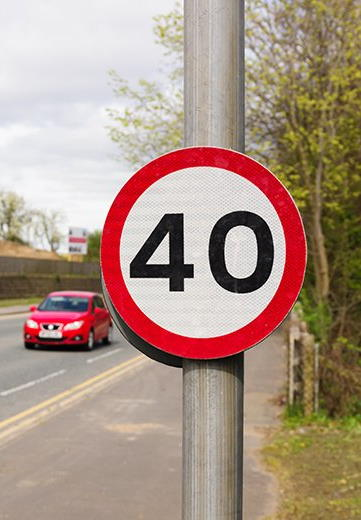
#> input picture cv3_video_find/sign.jpg, 361 x 520 px, given in place of line_video.mp4, which was not available
$ python task_Houdh_1.py
#> lines starting #> are read from the running program, lines starting #| are printed output that depends on the picture; pictures that were not available may be replaced by others from this repository, and a replacement may not be noted
# Цель этого задания - научиться использовать функции поиска линий на практике.
#
# Для выполнения этого задания возьмите видео из задания 3 к лабораторной 5 (если вы не выполняли это задание,
# возьмите видео у однокурсников). Ваша задача - найти линию на этом видео с помощью преобразования Хафа.
# Можно найти несколько линий, которые проходят по границам полосы разметки.

import cv2
import math

def draw_line_P(x0, y0, x1, y1, img, color=(0, 0, 255), thickness=1, lineType=cv2.LINE_AA):
    cv2.line(img, (x0, y0), (x1, y1), color, thickness, lineType)

path = "road.mp4"
path_garbage = "garbage_road.mp4"
path_line = "line_video.mp4"

cap = cv2.VideoCapture(path_line)

while cap.isOpened():
    ret, frame = cap.read()
#> frame is the input picture: shape (520, 361, 3); mean B, G, R 133.5, 148.2, 171.4
    if not ret:
        print("Can't receive frame (stream end?). Exiting ...")
        break
    frame = cv2.resize(frame, (800, 800))
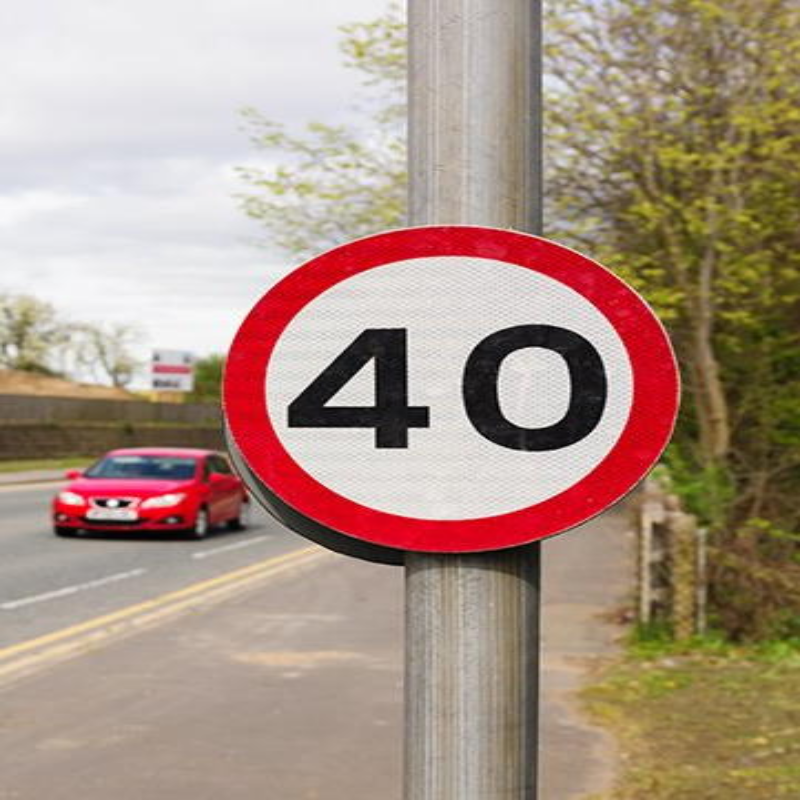
#> frame: shape (800, 800, 3); mean B, G, R 133.4, 148.1, 171.2
    gray = cv2.cvtColor(frame, cv2.COLOR_BGR2GRAY)
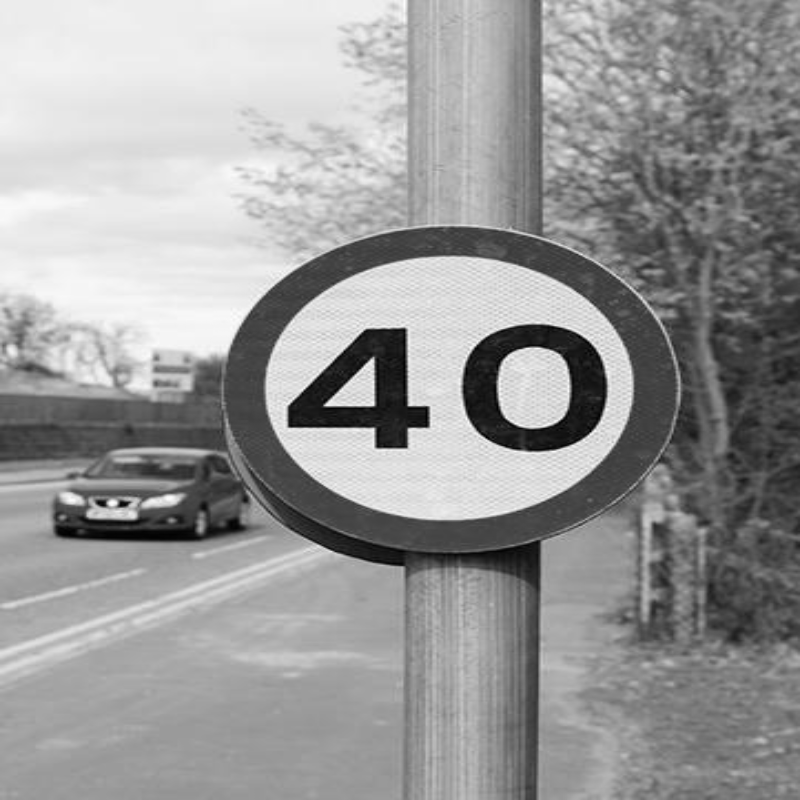
#> gray: shape (800, 800); min 0, max 254, mean 153.3
    blur = cv2.GaussianBlur(gray, (15, 15), 0)
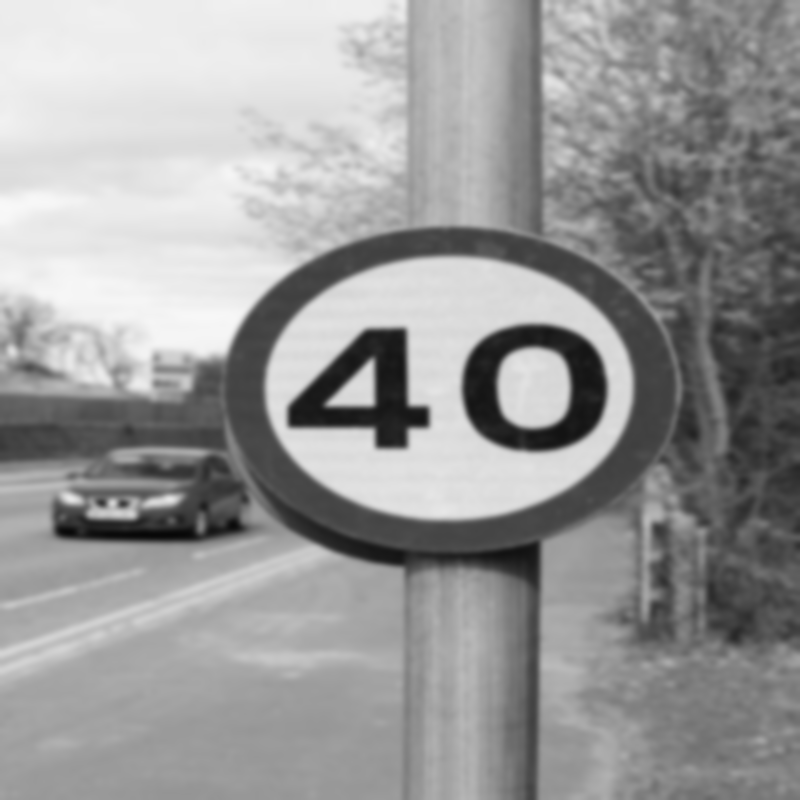
#> blur: shape (800, 800); min 7, max 248, mean 153.3
    canny = cv2.Canny(blur, 50, 100, apertureSize=3)
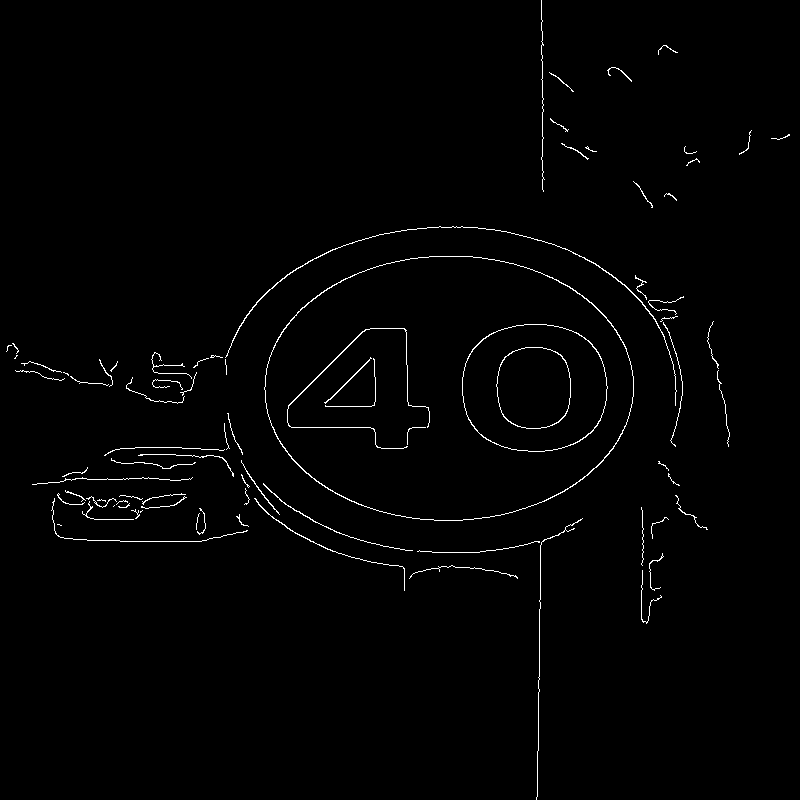
#> canny: shape (800, 800); 1.2% white in thin lines or dots
    lines = cv2.HoughLinesP(canny, 1, math.radians(0.5), 20, maxLineGap=30, minLineLength=50)
#> lines = 75 rows, first 6: [405, 550, 466, 552], [541, 0, 543, 191], [245, 483, 400, 328], [190, 448, 322, 525], [536, 799, 541, 542], [466, 567, 516, 576]

    if lines is not None:
        for [[x0, y0, x1, y1]] in lines:
            draw_line_P(x0, y0, x1, y1, frame, thickness=2)
#> this loop made 75 passes
#> (x0, y0, x1, y1) on passes 1 to 12: (405, 550, 466, 552), (541, 0, 543, 191), (245, 483, 400, 328), (190, 448, 322, 525), (536, 799, 541, 542), (466, 567, 516, 576), (52, 502, 159, 507), (272, 427, 370, 427), (288, 406, 366, 329), (73, 539, 166, 541), (420, 519, 473, 519), (182, 448, 240, 448)
    cv2.imshow("LINES", frame)
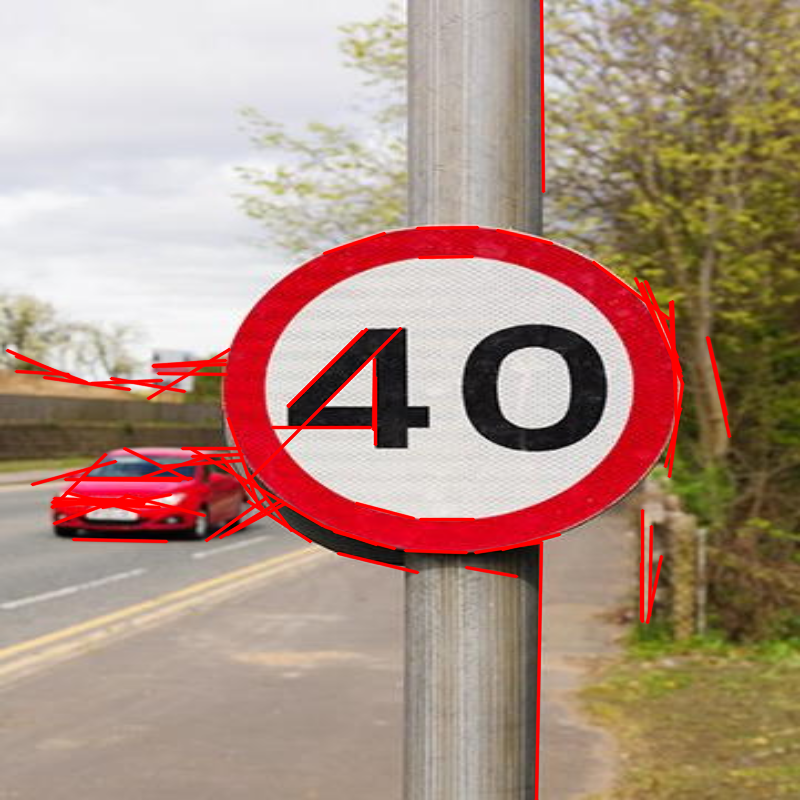
#> window 'LINES': shape (800, 800, 3); mean B, G, R 130.8, 145.3, 174.2
    cv2.imshow('canny', canny)
    if cv2.waitKey(1) == ord('q'):
#> (key q is pressed here)
        break
cap.release()
cv2.destroyAllWindows()
